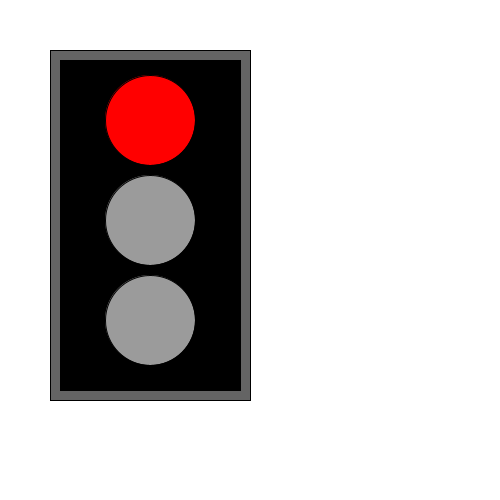
Frame 1 (no input)
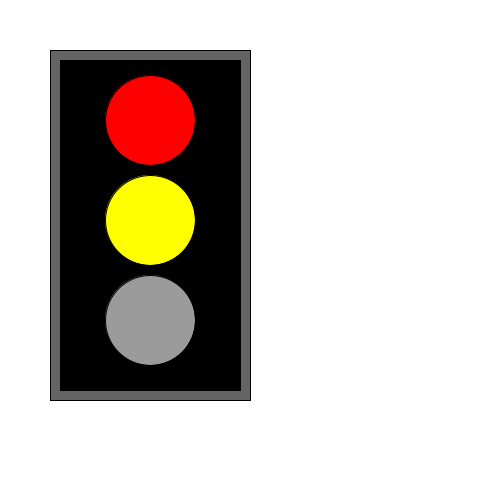
Frame 60 (the mouse pressed at the canvas centre just before this capture)
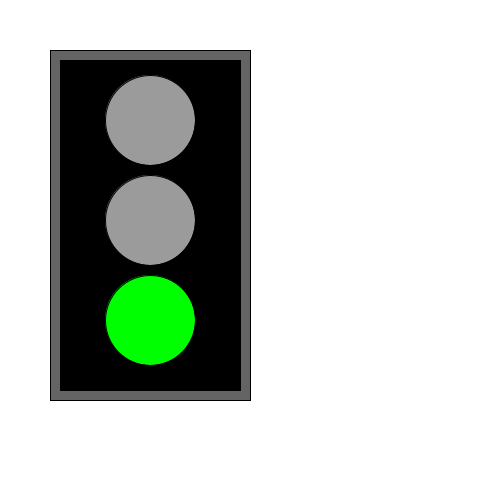
Frame 120 (the mouse held since frame 60 and released just before this capture)

The Processing sketch that drew these frames (run headless with seeded random() and noise(); from frame 60 on, the mouse is pressed at the canvas centre):

// Processing sketch: opgave_3
// ── opgave_3.pde

color red = color(255, 0, 0);
color green = color(0, 255, 0);
color yellow = color( 255, 255, 0);
int bagg = 255;
float gray = 155;

boolean lightOn = true; 
int timeCount = 0; 

void setup()
{
  size(500, 500);
  background(bagg);
  rectMode(CORNERS);
  fill(100);
  rect(50, 50, 250, 400);
  //frameRate (1);
}

void draw()
{
  // thebody

  fill(0);
  rect( 60, 60, 240, 390);



  if ( timeCount >= 0 && timeCount <= 100) {
    fill(red);

    timeCount = timeCount + 1;
  } else { 

    //the lights

    fill(gray);
  }

  ellipseMode(CENTER);
  ellipse(150, 120, 90, 90);

  if (timeCount >= 50 && timeCount <= 100 )
  {
    fill(yellow);
    timeCount = timeCount + 1;
  
} else {

    fill(gray);
}  
    ellipse(150, 220, 90, 90);
  if (timeCount >= 100 && timeCount <= 200 ) 
  {
    fill(green); 
    timeCount = timeCount +1; 
  } else {
  fill(gray);
  }
  ellipse(150, 320, 90, 90);
  if (timeCount == 200 )
  {
    timeCount = 0; 
  }
}
